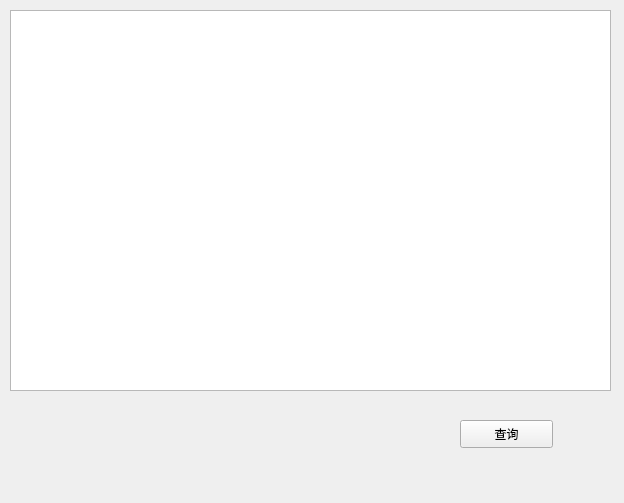
<?xml version="1.0" encoding="UTF-8"?>
<ui version="4.0">
 <class>Widget</class>
 <widget class="QWidget" name="Widget">
  <property name="geometry">
   <rect>
    <x>0</x>
    <y>0</y>
    <width>624</width>
    <height>503</height>
   </rect>
  </property>
  <property name="windowTitle">
   <string>Widget</string>
  </property>
  <widget class="QTableView" name="tableView">
   <property name="geometry">
    <rect>
     <x>10</x>
     <y>10</y>
     <width>601</width>
     <height>381</height>
    </rect>
   </property>
  </widget>
  <widget class="QPushButton" name="pushButton">
   <property name="geometry">
    <rect>
     <x>460</x>
     <y>420</y>
     <width>93</width>
     <height>28</height>
    </rect>
   </property>
   <property name="text">
    <string>查询</string>
   </property>
  </widget>
 </widget>
 <resources/>
 <connections/>
</ui>
